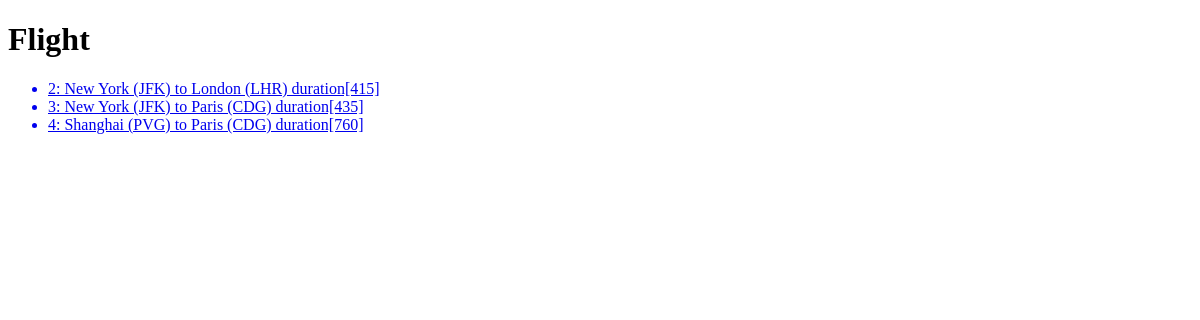
The page /flights/ on the database as committed earlier.
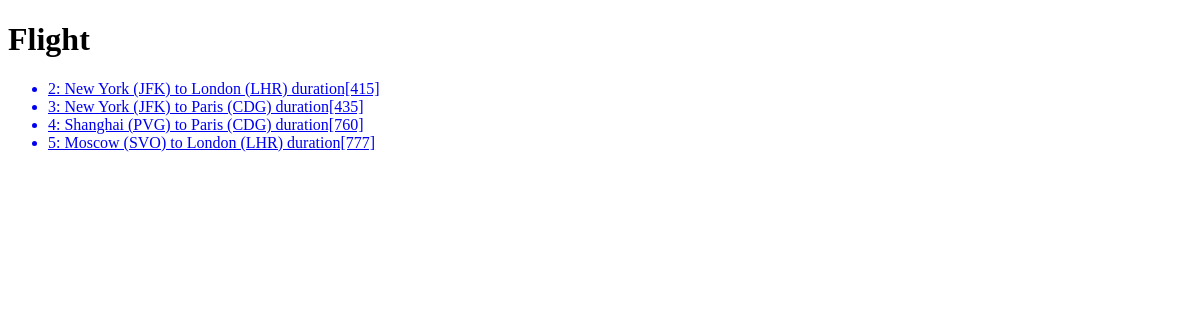
The same page on the database as committed later.
### flights/models.py (models this page shows)
class Flight(models.Model):
    origin = models.ForeignKey(Airport, on_delete=models.CASCADE, related_name="departure")
    destination = models.ForeignKey(Airport, on_delete=models.CASCADE, related_name="arrivals")
    duration = models.IntegerField()
    def __str__(self):
        return f"{self.id}: {self.origin} to {self.destination} duration[{self.duration}]"

class Airport(models.Model):
    code = models.CharField(max_length=3)
    city = models.CharField(max_length=64)
    def __str__(self):
        return f"{self.city} ({self.code})"

### flights/views.py (the view)
# urls.py: path("", views.index, name="index"),
def index(request):
    return render(request, "flights/index.html", {
        "flights": Flight.objects.all()
    })

### flights/templates/flights/index.html
{% extends "flights/layout.html" %}
{% block body %}
    <h1>Flight</h1>
    <ul>
        {% for flight in flights %}
            <a href="{% url 'flight' flight.id %}">
                <li>{{flight}}</li>
            </a>
        {% endfor %}
    </ul>
{% endblock %}

### flights/templates/flights/layout.html (shortened to what this page needs)
<!DOCTYPE html>
<html lang="en">
    <head>
    </head>
    <body>
        {% block body %}
        {% endblock %}
    </body>
</html>

Rows that differ between the two databases and show on the page:
added Flight: id+origin+destination "5: Moscow (SVO) to London (LHR) duration[777]"
